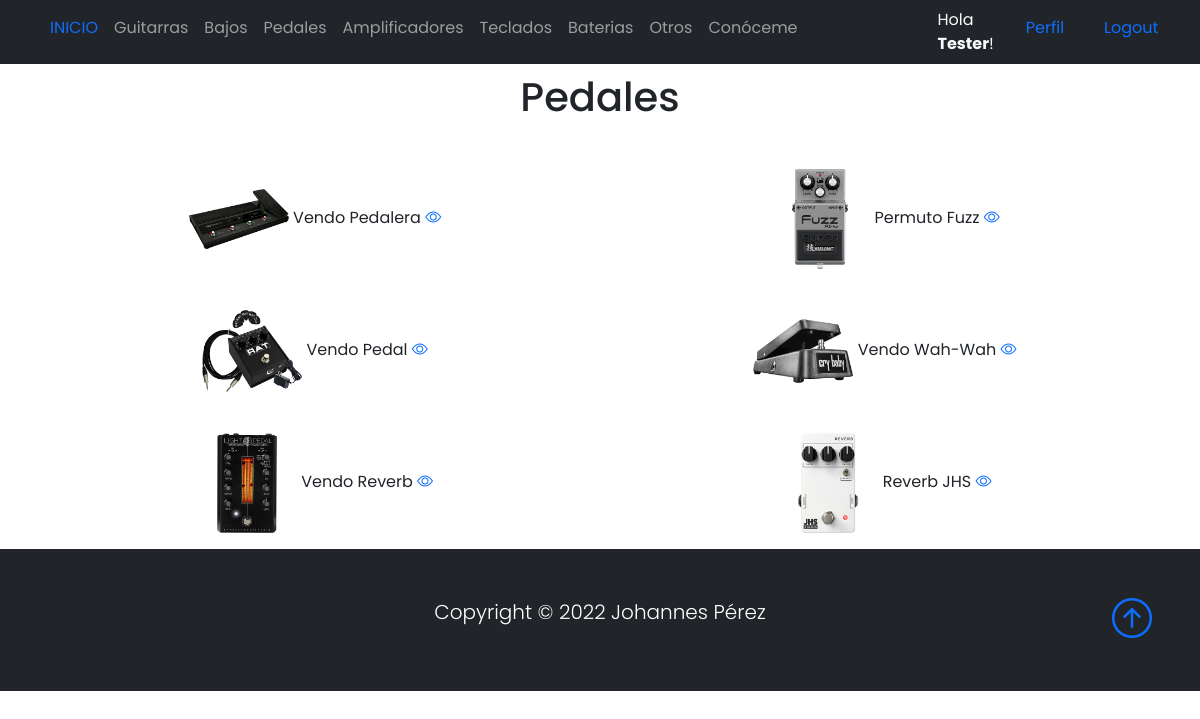
The app's page /listaPedales/ (signed in) with its own data.
### Base/models.py (models this page shows, shortened)
class Instrumento(models.Model):
    instrumentoSeleccion = (
    ('guitarra','Guitarra'),
    ('bajo', 'Bajo'),
    ('pedal','Pedal'),
    ('bateria','Bateria'),
    ('teclado','Teclado'),
    ('amplificador','Amplificador'),
    ('otro', 'Otro'),
    )
    usuario = models.ForeignKey(User, on_delete=models.CASCADE, null=True, blank=True)
    titulo = models.CharField(max_length=200)
    instrumento = models.CharField(max_length=15, choices=instrumentoSeleccion, default='guitarra')
    marca = models.CharField(max_length=40)
    modelo = models.CharField(max_length=40)
    descripcion = models.TextField(null=True, blank=True)
    year = models.IntegerField()
    precio = models.DecimalField(max_digits=10, decimal_places=2)
    fechaPublicacion = models.DateTimeField(auto_now_add=True)
    telefonoContacto = models.IntegerField()
    emailContacto = models.EmailField()
    imagenInstrumento = models.ImageField(null=True, blank=True, upload_to="imagenes/")
    class Meta:
        ordering = ['usuario', '-fechaPublicacion']

### Base/views.py (the view)
# urls.py: path('listaPedales/', PedalLista.as_view(), name='pedales'),
class PedalLista(LoginRequiredMixin, ListView):
    context_object_name = 'pedales'
    queryset = Instrumento.objects.filter(instrumento__startswith='pedal')
    template_name = 'Base/listaPedales.html'

### Base/templates/Base/listaPedales.html (shortened to what this page needs)
{% extends 'Base/home.html' %}
{% block content %}
<br>
<br>
<div class="container text-center">
    <h1>Pedales</h1>
</div>
<br>
<div class="container text-center">
    <div class="row">
            {% for pedal in pedales %}
            <div class="col-sm-6 align-items-center">
                <div class="card-body">
                <img src="{{pedal.imagenInstrumento.url}}" class="" width="100px">
                {{pedal.titulo}}
                <a href="{% url 'pedal' pedal.id %}"><i class="bi bi-eye"></i></a>
                </div>
            </div>
            {% endfor %}
    </div>
</div>
{% endblock %}

### Base/templates/Base/home.html (shortened to what this page needs)
{% load static %}
<!DOCTYPE html>
<html lang="en">
<head>
    <link href="https://cdn.jsdelivr.net/npm/bootstrap@5.0.2/dist/css/bootstrap.min.css" rel="stylesheet"
>
    <link rel="stylesheet" href="https://cdn.jsdelivr.net/npm/bootstrap-icons@1.3.0/font/bootstrap-icons.css">
    <link rel="stylesheet" type="text/css" href="{% static 'style.css' %}">
</head>
<body>
    <nav class="navbar navbar-expand-sm bg-dark navbar-dark py-2 fixed-top">
      <div class="container">
            <div class="collapse navbar-collapse" id="navmenu">
              <ul class="navbar-nav mr-auto">
                <li class="nav-item">
                  <a class="nav-link" href="{% url 'home' %}"><span class="text-primary">INICIO</span></a>
                </li>
                <li class="nav-item">
                  <a class="nav-link" href="{% url 'guitarras' %}">Guitarras</a>
                </li>
                <li class="nav-item">
                  <a class="nav-link" href="{% url 'bajos' %}">Bajos</a>
                </li>
                <li class="nav-item">
                  <a class="nav-link" href="{% url 'pedales' %}">Pedales</a>
                </li>
                <li class="nav-item">
                  <a class="nav-link" href="{% url 'amplificadores' %}">Amplificadores</a>
                </li>
                <li class="nav-item">
                  <a class="nav-link" href="{% url 'teclados' %}">Teclados</a>
                </li>
                <li class="nav-item">
                  <a class="nav-link" href="{% url 'baterias' %}">Baterias</a>
                </li>
                <li class="nav-item">
                  <a class="nav-link" href="{% url 'otros' %}">Otros</a>
                </li>
                <li class="nav-item">
                  <a class="nav-link" href="{% url 'acerca_de_mi' %}">Conóceme</a>
                </li>
                <div class="container"></div>
                <div class="container"></div>
                <div class="container"></div>
                <div class="container"></div>
                <div class="container"></div>
                {% if request.user.is_authenticated %}
                <div class="container">
                <li class="nav-item">
                  <span class="text-light"> Hola <strong>{{request.user.first_name}}</strong>!</span>
                </li>
                </div>
                <div class="container">
                <li class="nav-item">
                  <a class="nav-link" href="{% url 'editar_perfil' %}"><span class="text-primary">Perfil</span></a>
                </li>
                </div>
                <div class="container">
                <li class="nav-item">
                  <a class="nav-link" href="{% url 'logout' %}"><span class="text-primary">Logout</span></a>
                </li>
                </div>
              {% endif %}
           </ul>
          </div>
      </div>
  </nav>
      {% block content %}{% endblock %}
  <footer class="p-5 bg-dark text-white text-center position-relative">
      <div class="container">
          <p class="lead text-white">Copyright &copy; 2022 Johannes Pérez</p>
          <a href="" class="position-absolute bottom-0 end-0 p-5">
              <i class="bi bi-arrow-up-circle h1"></i>
          </a>
      </div>
  </footer>
</body>
</html>

### Base/static/style.css (style rules this page uses)
body { background-color: white; font-family: 'Poppins', 'Nunito', sans-serif; padding-top: 25px; }
a { text-decoration: none; }
li { text-decoration: none; }
p { color: #363636; }

### records on screen
Instrumento: imagenInstrumento (picture), titulo "Vendo Pedalera"
Instrumento: imagenInstrumento (picture), titulo "Permuto Fuzz"
Instrumento: imagenInstrumento (picture), titulo "Vendo Pedal"
Instrumento: imagenInstrumento (picture), titulo "Vendo Wah-Wah"
Instrumento: imagenInstrumento (picture), titulo "Vendo Reverb"
Instrumento: imagenInstrumento (picture), titulo "Reverb JHS"

### other values on screen
{{ request.user.first_name }} "Tester"
